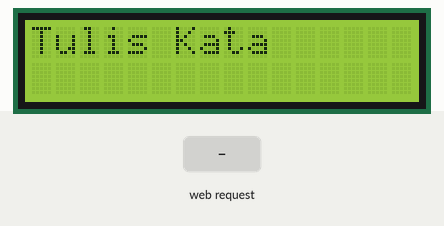
This sketch was run on a simulated ESP8266 (NodeMCU). On the bench: 16×2 character LCD. The test bench sets the inputs (shaded band). WiFi joins after 1.5 s; servers stay silent unless stated; what the sketch prints to the serial monitor is not drawn.

Above: at 0.1 s.
At 2.7 s:
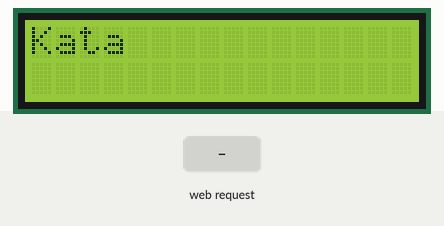
2.8 s: HTTP request GET /get received
At 4.2 s:
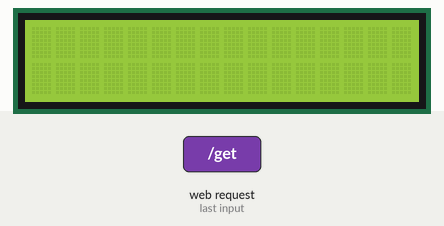
Timing chart, 0 to 5.8 s (numbered marks = the images above; inputs shaded):
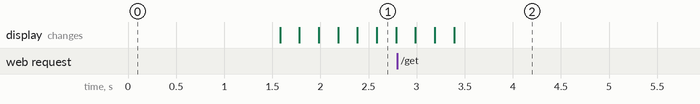

The sketch:

NodemcuLCD_ViaWEB.ino
```cpp
#include <ESP8266WiFi.h>
#include <ESPAsyncTCP.h>
#include <ESPAsyncWebServer.h>
#include <Wire.h>
#include <LiquidCrystal_I2C.h>

LiquidCrystal_I2C lcd(0x27,16,2);

AsyncWebServer server(80);

const char* ssid = "LAN1";  //wifi ssid
const char* password = "1-Tiga-0_OK_ya";   //wifi password

const char* PARAM_INPUT_1 = "input1";

const char index_html[] PROGMEM = R"rawliteral(
<!DOCTYPE HTML><html><head>
  <title>Smart Notice Board</title>
  <meta name="viewport" content="width=device-width, initial-scale=5">
<p> <font size="9" face="sans-serif"> <marquee> Menulis LCD via WIFI </marquee> </font> </p>
  </head><body><center>
  <form action="/get">
    Enter Text to Display: <input type="text" name="input1">
    <input type="submit" value="Send">
  </form><br>

</center></body></html>)rawliteral";

void notFound(AsyncWebServerRequest *request) {
  request->send(404, "text/plain", "Not found");
}

void setup() {
  Serial.begin(115200);
   lcd.begin();
   lcd.clear();
   lcd.setCursor(0, 0);
   lcd.print("Tulis Kata");
  WiFi.mode(WIFI_STA);
  WiFi.begin(ssid, password);
  if (WiFi.waitForConnectResult() != WL_CONNECTED) {
    Serial.println(".");
    return;
  }
  Serial.println();
  Serial.print("IP Address: ");
  Serial.println(WiFi.localIP());

  server.on("/", HTTP_GET, [](AsyncWebServerRequest *request){
    request->send_P(200, "text/html", index_html);
  });

  server.on("/get", HTTP_GET, [] (AsyncWebServerRequest *request) {
    String message;
    String inputParam;
    if (request->hasParam(PARAM_INPUT_1)) {
      message = request->getParam(PARAM_INPUT_1)->value();
      inputParam = PARAM_INPUT_1;
       lcd.clear();
       lcd.setCursor(0,0);

      lcd.print(message);
    }
    else {
      message = "No message sent";
      inputParam = "none";
    }
    Serial.println(message);

  request->send(200, "text/html", index_html);
  });
  server.onNotFound(notFound);
  server.begin();
}

void loop() {
    for (int positionCounter = 0; positionCounter < 29; positionCounter++) {
    lcd.scrollDisplayLeft();
    delay(200);
  }
}
```
